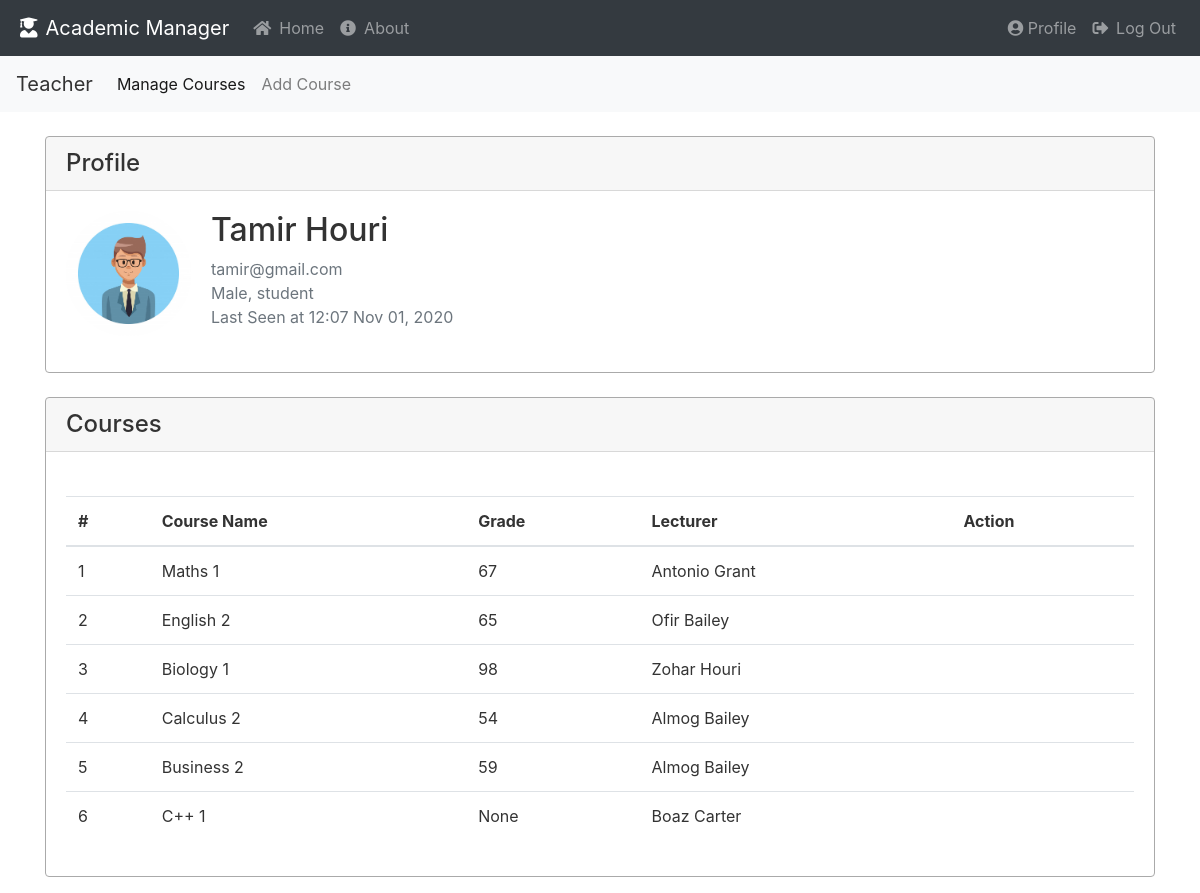
The app's page /students/watch/17 (signed in) with its own data.
### academic_manager/models.py (models this page shows, shortened)
class User(db.Model, UserMixin):
    __table_name__ = 'user'
    id = db.Column(db.Integer, primary_key=True)
    email = db.Column(db.String(100), nullable=False, unique=True)
    first_name = db.Column(db.String(30), nullable=False)
    last_name = db.Column(db.String(30), nullable=False)
    password = db.Column(db.String(60), nullable=False)
    profile_img = db.Column(db.String(30), nullable=False, default='default/default.jpg')
    gender = db.Column(db.String(1), nullable=False)  # ['m','f']
    creation_date = db.Column(db.DateTime, nullable=False, default=datetime.now)
    last_seen = db.Column(db.DateTime, nullable=False, default=datetime.now)
    role = db.Column(db.String(100), nullable=False)
    __mapper_args__ = {
        'polymorphic_identity': 'user',
        'polymorphic_on': role
    }
    @property
    def full_name(self):
        return f"{self.first_name.capitalize()} {self.last_name.capitalize()}"
    @property
    def is_admin(self):
        return self.role == 'admin'
    @property
    def is_teacher(self):
        return self.role == 'teacher'

class Enrollment(db.Model):
    id = db.Column(db.Integer, primary_key=True)
    grade = db.Column(db.Integer, nullable=True)
    course_id = db.Column(db.Integer, db.ForeignKey('course.id'), nullable=False)
    student_id = db.Column(db.Integer, db.ForeignKey('student.id'), nullable=False)

class Course(db.Model):
    id = db.Column(db.Integer, primary_key=True)
    course_name = db.Column(db.String(30), nullable=False)
    teacher_id = db.Column(db.Integer, db.ForeignKey('teacher.id'), nullable=False)
    enrollment = db.relationship('Enrollment', backref='course', lazy=True)
    task = db.relationship('Task', backref='course', lazy=True)

### academic_manager/students/routes.py (the view)
@students.route("/watch/<int:user_id>")
@restricted(role=["admin", "teacher"])
def watch_student(user_id):
    student_profile = Student.query.filter_by(id=user_id).first_or_404()
    image_file = url_for('static', filename='profile_pics/' + student_profile.profile_img)
    return render_template("watch_student.html", student=student_profile, image_file=image_file)

### academic_manager/extensions.py (called while the page is built)
def restricted(role):
    def decorator(func):
        @wraps(func)
        def wrapper(*args, **kwargs):
            if not current_user.is_authenticated:
                return login_manager.unauthorized()
            if current_user.role in role:
                return func(*args, **kwargs)
            if "current_user" in role and 'user_id' in kwargs:
                if kwargs['user_id'] == current_user.id:
                    return func(*args, **kwargs)
            abort(403)
        return wrapper
    return decorator

### academic_manager/models.py (called while the page is built)
@login_manager.user_loader
def load_user(user_id):
    return User.query.get(user_id)

### academic_manager/students/templates/watch_student.html (shortened to what this page needs)
{% extends "base.html" %}
{% block content %}
<div class="card">
    <h4 class="card-header">Profile</h4>
    <div class="card-body">
            <div class="media">
                <img class="rounded-circle profile-img" src="{{ image_file }}" alt="profile picture">
                <div class="media-body">
                    <h2 class="account-heading">{{ student.full_name }}</h2>
                    <p class="text-secondary">{{ student.email }}
                        <br>{{ student.gender }}, {{ student.role }}
                        <br>Last Seen at {{ student.last_seen.strftime('%H:%M %b %d, %Y') }}</p>
                </div>
        </div>
    </div>
</div>
<br>
<div class="card">
    <h4 class="card-header">Courses</h4>
    <div class="card-body">
        <br>
        <table class="table" style="width:100%">
            <thead>
            <tr>
                <th colspan="col">#</th>
                <th colspan="col">Course Name</th>
                <th colspan="col">Grade</th>
                <th colspan="col">Lecturer</th>
                <th colspan="col">Action</th>
            </tr>
            </thead>
            <tbody>
            {% for enrollment in student.enrollment %}
            <tr>
                <td colspan="row">{{ loop.index }}</td>
                <td colspan="row">{{ enrollment.course.course_name }}</td>
                <td colspan="row">{{ enrollment.grade }}</td>
                <td colspan="row">{{ enrollment.course.lecturer.full_name }}</td>
                {% if current_user.is_admin or current_user == enrollment.course.lecturer %}
                <td colspan="row"><a href="#" class="badge badge-info">Watch Progress</a>
                    <a href="{{ url_for('students.remove_enrollment', user_id=student.id,
                                enrollment_id=enrollment.id) }}" class="badge badge-danger">Remove</a>
                </td>
                {% else %}
                <td> </td>
                {% endif %}
            </tr>
            {% endfor %}
            </tbody>
        </table>
    </div>
</div>
{% endblock %}

### academic_manager/static/styles/main.css (style rules this page uses)
body { background: #ffffff; color: #333333; }
.profile-img { height: 125px; width: 125px; margin-right: 20px; margin-bottom: 16px; }
.card { border: 1px solid #aaaaaa; }

### academic_manager/templates/base.html (style rules this page uses)
body { background: #ffffff; color: #333333; }
.profile-img { height: 125px; width: 125px; margin-right: 20px; margin-bottom: 16px; }
.card { border: 1px solid #aaaaaa; }

### records on screen
User: full_name "Tamir Houri", email "tamir@gmail.com", gender "Male", role "student", last_seen "12:07 Nov 01, 2020"
Enrollment: course.course_name "Maths 1", grade "67", course.lecturer.full_name "Antonio Grant"
Enrollment: course.course_name "English 2", grade "65", course.lecturer.full_name "Ofir Bailey"
Enrollment: course.course_name "Biology 1", grade "98", course.lecturer.full_name "Zohar Houri"
Enrollment: course.course_name "Calculus 2", grade "54", course.lecturer.full_name "Almog Bailey"
Enrollment: course.course_name "Business 2", grade "59", course.lecturer.full_name "Almog Bailey"
Enrollment: course.course_name "C++ 1", grade "None", course.lecturer.full_name "Boaz Carter"
